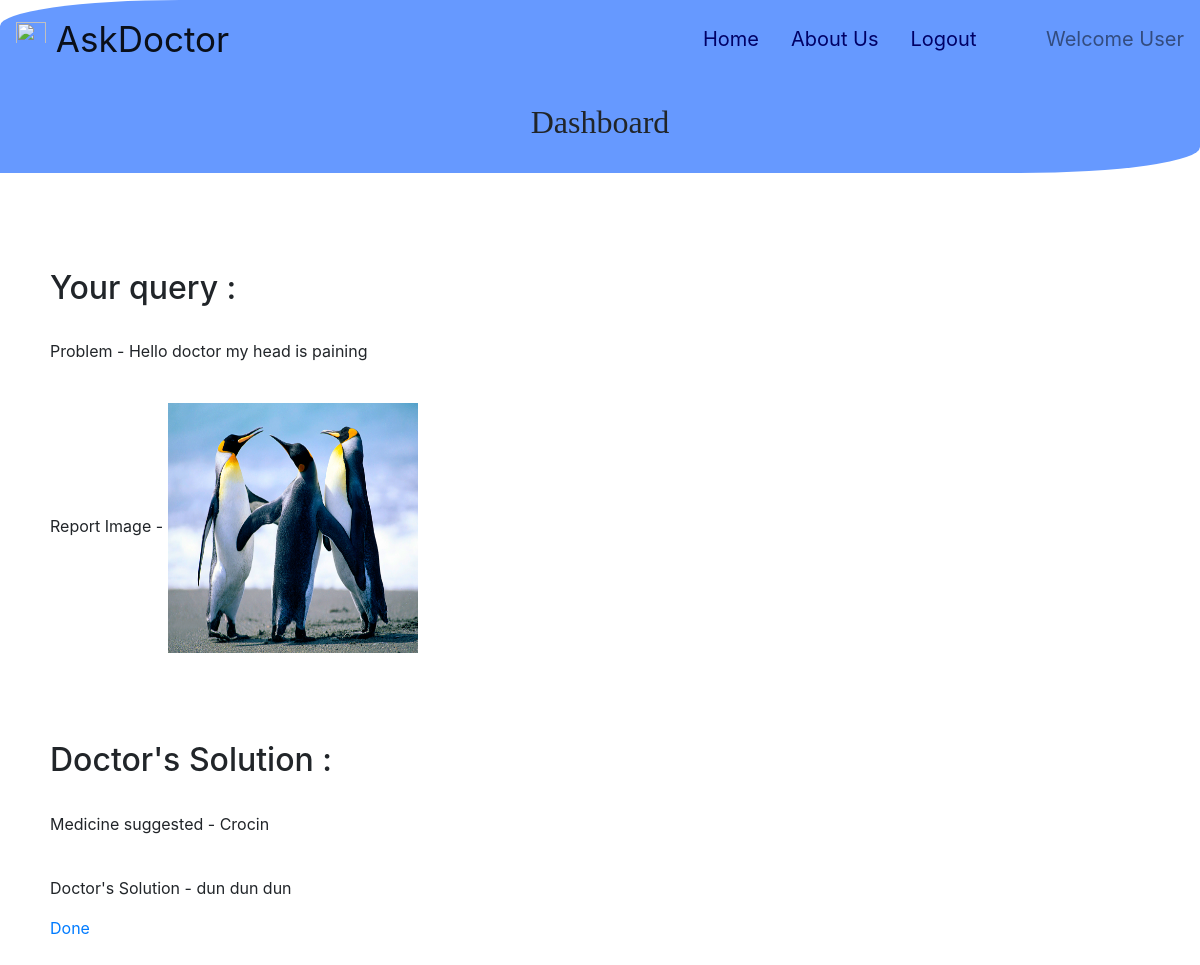
The page /appoint/dashboard/patient/status (signed in) on the database its author committed.
### appoint/models.py (models this page shows, shortened)
class Patient(models.Model):
    patient=models.ForeignKey(SignUp,on_delete=models.CASCADE)
    reply=models.TextField(max_length=400)
    report_image=models.FileField(upload_to="report/")
    medicine = models.CharField(max_length=100)
    answer = models.TextField(max_length=400)

### appoint/views.py (the view)
# urls.py: path('dashboard/patient/status',views.reply_status,name='reply_status'),
@login_required(login_url='appoint:login_user')
def reply_status(request):
    x = SignUp.objects.get(user=request.user)
    patient = Patient.objects.get(patient=x)
    if patient :
        pat = Patient.objects.get(patient=x)
        return render(request, 'appoint/check_status.html', {'patient':pat,'x':x})
    else:
        return render(request,'appoint/none.html')

### appoint/templates/appoint/check_status.html (shortened to what this page needs)
{% extends "appoint/base_patient.html" %}
{% block content %}
{% if patient.answer %}
<div style="margin-left: 50px;">
	<h2>Your query : </h2>
	<br>
	<p>Problem - {{ patient.reply }}</p>
	<br>
	<p>Report Image - <img src="{{ patient.report_image.url }}" style="width: 250px; height: 250px"></p>
	<br><br><br>
	<h2>Doctor's Solution :</h2>
	<br>
	<p>Medicine suggested - {{ patient.medicine }}</p>
	<br>
	<p>Doctor's Solution - {{ patient.answer }}</p>
	<a href="{% url 'appoint:clear' %}">Done</a>
	<br><br><br>
</div>
{% endif %}
{% endblock content %}

### rows shown on the page
Patient: reply "Hello doctor my head is paining", report_image (picture), medicine "Crocin", answer "dun dun dun"
